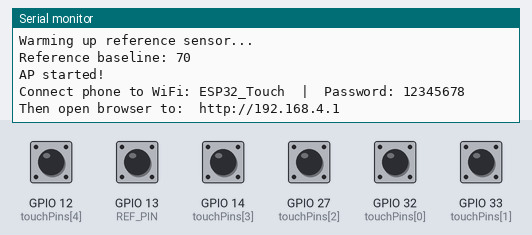
The sketch below on a simulated ESP32. On the bench: the last lines printed to the serial monitor. The inputs (shaded band) are chosen by the test bench; at power-on: GPIO 12 (touchPins[4]), GPIO 13 (REF_PIN), GPIO 14 (touchPins[3]), GPIO 27 (touchPins[2]), GPIO 32 (touchPins[0]), GPIO 33 (touchPins[1]) HIGH.

Above: at 3.2 s.
3.3 s: GPIO 12 (touchPins[4]) pulled LOW for 1 s
At 5.4 s:
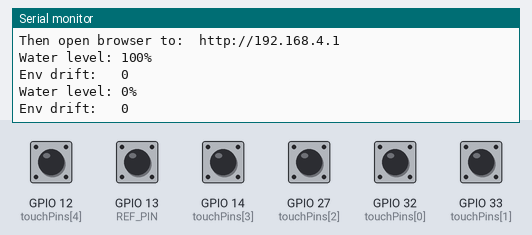
5.8 s: GPIO 14 (touchPins[3]) pulled LOW for 1 s
At 6.9 s:
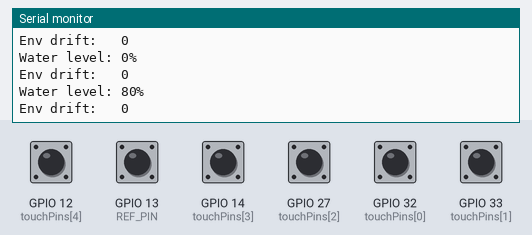
8.3 s: GPIO 27 (touchPins[2]) pulled LOW for 1 s
At 9.5 s:
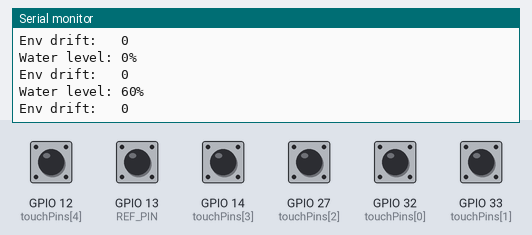
10.8 s: GPIO 32 (touchPins[0]) pulled LOW for 1 s
At 12.0 s:
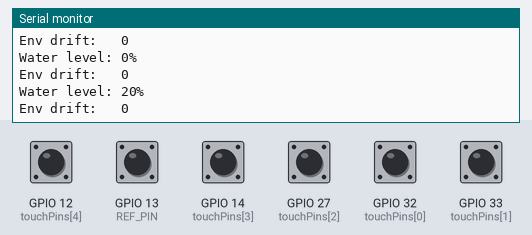
13.3 s: GPIO 33 (touchPins[1]) pulled LOW for 1 s
At 14.4 s:
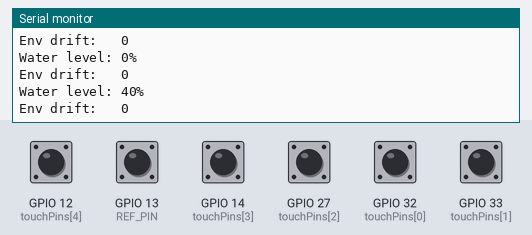
Timing chart, 0 to 16.3 s (numbered marks = the images above; inputs shaded):
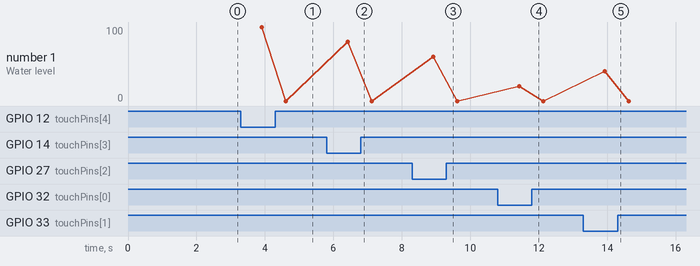

Measured:
- after the input at 3.3 s, the serial monitor: prints a new line after 0.61 s (image 1)
- after the input at 5.8 s, the serial monitor: prints a new line after 0.62 s (image 2)
- after the input at 8.3 s, the serial monitor: prints a new line after 0.62 s (image 3)
- after the input at 10.8 s, the serial monitor: prints a new line after 0.63 s (image 4)
- after the input at 13.3 s, the serial monitor: prints a new line after 0.63 s (image 5)

The sketch:

water_level_sensor.ino
```cpp
// ─── Water Level Monitor — Reference Corrected + Temporal Filter ─────────────

#include <WiFi.h>
#include <WebServer.h>

// ── Water sensor pins (low → high) ──
const int NUM_PINS             = 5;
const int touchPins[NUM_PINS]  = {32, 33, 27, 14, 12};
const int levels[NUM_PINS]     = {20, 40, 60, 80, 100};

// ── Reference pin (never touches water) ──
const int REF_PIN              = 13;   // GPIO13 (T4) — mount above 100% mark
int       refBaseline          = 0;    // set during first loop cycles

// ── Temporal filter settings ──
const int BUFFER_SIZE          = 10;   // readings kept per pin
const int CONFIRM_THRESHOLD    = 7;    // out of BUFFER_SIZE, how many must agree

// ── Paste your thresholds from calibration here ──
int thresholds[NUM_PINS] = {50, 50, 50, 50, 50};  // <-- replace
// ─────────────────────────────────────────────────────────────────────────────

const char* ssid     = "ESP32_Touch";
const char* password = "12345678";

WebServer server(80);
WiFiClient sseClient;
bool clientConnected  = false;
int  currentLevel     = 0;

// ── Circular buffers ─────────────────────────────────────────────────────────
int  readingBuffer[NUM_PINS][BUFFER_SIZE];
int  bufferIndex[NUM_PINS];
bool bufferFull[NUM_PINS];

void initBuffers() {
  for (int i = 0; i < NUM_PINS; i++) {
    bufferIndex[i] = 0;
    bufferFull[i]  = false;
    for (int j = 0; j < BUFFER_SIZE; j++) readingBuffer[i][j] = 9999;
  }
}

// Push new reading into circular buffer
void pushReading(int pin, int val) {
  readingBuffer[pin][bufferIndex[pin]] = val;
  bufferIndex[pin] = (bufferIndex[pin] + 1) % BUFFER_SIZE;
  if (bufferIndex[pin] == 0) bufferFull[pin] = true;
}

// Returns true if majority of buffer readings say "wet"
bool isPinWet(int pinIdx) {
  int count   = 0;
  int samples = bufferFull[pinIdx] ? BUFFER_SIZE : bufferIndex[pinIdx];
  if (samples == 0) return false;
  for (int j = 0; j < samples; j++) {
    if (readingBuffer[pinIdx][j] < thresholds[pinIdx]) count++;
  }
  return count >= CONFIRM_THRESHOLD;
}

// ── Reference correction ──────────────────────────────────────────────────────
// Returns how much the environment has drifted from calibration baseline.
// Since touch values DROP when capacitance increases, a negative drift means
// the environment is adding capacitance — we add it back to each threshold.
int getRefDrift() {
  if (refBaseline == 0) return 0; // not calibrated yet
  int refNow = touchRead(REF_PIN);
  return refBaseline - refNow;    // positive = env raised capacitance (readings dropped)
}

// ── SSE ───────────────────────────────────────────────────────────────────────
void sendSSE(String msg) {
  if (clientConnected && sseClient.connected()) {
    sseClient.print("data: " + msg + "\n\n");
  }
}

// ── HTML page ─────────────────────────────────────────────────────────────────
const char htmlPage[] PROGMEM = R"rawliteral(
<!DOCTYPE html>
<html>
<head>
  <meta name="viewport" content="width=device-width, initial-scale=1">
  <title>Water Level</title>
  <style>
    * { box-sizing: border-box; margin: 0; padding: 0; }
    body {
      font-family: sans-serif;
      background: #0a1628;
      color: #eee;
      min-height: 100vh;
      display: flex;
      flex-direction: column;
      align-items: center;
      padding: 30px 16px;
    }
    h1 { color: #4fc3f7; font-size: 1.4em; margin-bottom: 4px; letter-spacing: 1px; }
    #status { font-size: 0.8em; color: #555; margin-bottom: 30px; }
    #pct-label {
      font-size: 3em;
      font-weight: bold;
      color: #4fc3f7;
      margin-bottom: 6px;
      transition: all 0.6s;
    }
    #level-text { font-size: 1em; color: #aaa; margin-bottom: 6px; }
    #drift-label { font-size: 0.75em; color: #666; margin-bottom: 20px; }
    .vessel-wrap { position: relative; width: 160px; }
    .vessel-top {
      width: 160px; height: 30px;
      border-radius: 50%;
      border: 4px solid #4fc3f7;
      background: transparent;
      position: relative; z-index: 3;
    }
    .vessel-body {
      width: 160px; height: 320px;
      border-left: 4px solid #4fc3f7;
      border-right: 4px solid #4fc3f7;
      border-bottom: 4px solid #4fc3f7;
      border-radius: 0 0 16px 16px;
      overflow: hidden;
      position: relative;
      background: #0d1f3c;
    }
    #water-fill {
      position: absolute;
      bottom: 0; left: 0; right: 0;
      height: 0%;
      background: linear-gradient(180deg, #29b6f6 0%, #0277bd 100%);
      transition: height 1s cubic-bezier(0.4, 0, 0.2, 1);
      border-radius: 0 0 12px 12px;
    }
    #water-fill::before {
      content: '';
      position: absolute;
      top: -6px; left: -10px; right: -10px;
      height: 12px;
      background: rgba(144, 202, 249, 0.5);
      border-radius: 50%;
      animation: wave 2s ease-in-out infinite alternate;
    }
    @keyframes wave {
      from { transform: scaleX(1.0) translateY(0px); }
      to   { transform: scaleX(1.05) translateY(3px); }
    }
    .tick {
      position: absolute;
      right: -36px;
      display: flex; align-items: center;
      font-size: 0.7em; color: #4fc3f7;
    }
    .tick::before {
      content: ''; display: block;
      width: 10px; height: 2px;
      background: #4fc3f7; margin-right: 4px;
    }
    .vessel-bottom {
      width: 160px; height: 30px;
      border-radius: 50%;
      border: 4px solid #4fc3f7;
      background: #0a1628;
      margin-top: -15px;
      position: relative; z-index: 3;
    }
    .sensor-row {
      display: flex; gap: 10px;
      margin-top: 30px;
      flex-wrap: wrap; justify-content: center;
    }
    .sensor-dot {
      display: flex; flex-direction: column;
      align-items: center; gap: 5px;
      font-size: 0.75em; color: #555;
    }
    .dot {
      width: 14px; height: 14px;
      border-radius: 50%;
      background: #222; border: 2px solid #333;
      transition: all 0.3s;
    }
    .dot.active {
      background: #29b6f6; border-color: #29b6f6;
      box-shadow: 0 0 8px #29b6f6;
    }
    /* reference indicator */
    #ref-box {
      margin-top: 20px;
      background: #111e30;
      border: 1px solid #1e3a5f;
      border-radius: 8px;
      padding: 10px 18px;
      font-size: 0.8em;
      color: #607d8b;
      text-align: center;
    }
    #ref-box span { color: #4fc3f7; font-weight: bold; }
  </style>
</head>
<body>
  <h1>Water Level Monitor</h1>
  <div id="status">Connecting...</div>
  <div id="pct-label">0%</div>
  <div id="level-text">Empty</div>
  <div id="drift-label">Env drift: <span id="drift-val">--</span></div>

  <div class="vessel-wrap">
    <div class="vessel-top"></div>
    <div class="vessel-body">
      <div class="tick" style="bottom: 80%;">100%</div>
      <div class="tick" style="bottom: 60%;">80%</div>
      <div class="tick" style="bottom: 40%;">60%</div>
      <div class="tick" style="bottom: 20%;">40%</div>
      <div class="tick" style="bottom:  5%;">20%</div>
      <div id="water-fill"></div>
    </div>
    <div class="vessel-bottom"></div>
  </div>

  <div class="sensor-row">
    <div class="sensor-dot"><div class="dot" id="dot-20"></div>20%</div>
    <div class="sensor-dot"><div class="dot" id="dot-40"></div>40%</div>
    <div class="sensor-dot"><div class="dot" id="dot-60"></div>60%</div>
    <div class="sensor-dot"><div class="dot" id="dot-80"></div>80%</div>
    <div class="sensor-dot"><div class="dot" id="dot-100"></div>100%</div>
  </div>

  <div id="ref-box">
    Reference sensor drift: <span id="ref-drift">--</span>
    &nbsp;|&nbsp; Raw ref: <span id="ref-raw">--</span>
  </div>

  <script>
    const levelTexts = {
      0: "Empty", 20: "Very Low", 40: "Low",
      60: "Half Full", 80: "Almost Full", 100: "Full!"
    };

    function updateUI(data) {
      const level = data.level;
      const drift = data.drift;
      const refRaw = data.ref;

      document.getElementById("water-fill").style.height = level + "%";
      document.getElementById("pct-label").textContent   = level + "%";
      document.getElementById("level-text").textContent  = levelTexts[level] || level + "%";
      document.getElementById("drift-val").textContent   = drift;
      document.getElementById("ref-drift").textContent   = (drift >= 0 ? "+" : "") + drift;
      document.getElementById("ref-raw").textContent     = refRaw;

      [20, 40, 60, 80, 100].forEach(l => {
        const dot = document.getElementById("dot-" + l);
        if (dot) dot.classList.toggle("active", l <= level && level > 0);
      });
    }

    const evtSource = new EventSource("/events");
    evtSource.onopen  = () => document.getElementById("status").textContent = "Connected to ESP32";
    evtSource.onerror = () => document.getElementById("status").textContent = "Disconnected — refresh to reconnect";

    evtSource.onmessage = (event) => {
      try {
        const data = JSON.parse(event.data);
        updateUI(data);
      } catch(e) {}
    };
  </script>
</body>
</html>
)rawliteral";

void handleRoot()   { server.send_P(200, "text/html", htmlPage); }

void handleEvents() {
  sseClient = server.client();
  clientConnected = true;
  sseClient.print("HTTP/1.1 200 OK\r\n");
  sseClient.print("Content-Type: text/event-stream\r\n");
  sseClient.print("Cache-Control: no-cache\r\n");
  sseClient.print("Connection: keep-alive\r\n\r\n");
  sseClient.flush();
  // push current state immediately
  String payload = "{\"level\":" + String(currentLevel) +
                   ",\"drift\":" + String(getRefDrift()) +
                   ",\"ref\":"   + String(touchRead(REF_PIN)) + "}";
  sseClient.print("data: " + payload + "\n\n");
}

void setup() {
  Serial.begin(115200);
  delay(1000);

  initBuffers();

  // Warm up reference baseline over 20 samples
  Serial.println("Warming up reference sensor...");
  long refSum = 0;
  for (int i = 0; i < 20; i++) { refSum += touchRead(REF_PIN); delay(50); }
  refBaseline = (int)(refSum / 20);
  Serial.print("Reference baseline: ");
  Serial.println(refBaseline);

  WiFi.softAP(ssid, password);
  Serial.println("AP started!");
  Serial.println("Connect phone to WiFi: ESP32_Touch  |  Password: 12345678");
  Serial.println("Then open browser to:  http://192.168.4.1");

  server.on("/",       handleRoot);
  server.on("/events", handleEvents);
  server.begin();
}

void loop() {
  server.handleClient();

  int drift = getRefDrift();

  // Apply drift correction to thresholds and push readings into buffer
  for (int i = 0; i < NUM_PINS; i++) {
    int correctedThreshold = thresholds[i] - drift; // compensate env shift
    int rawVal = touchRead(touchPins[i]);
    // Store corrected comparison result as binary in buffer
    pushReading(i, rawVal + drift); // normalize reading back to calibration baseline
  }

  // Determine highest confirmed wet level
  int detectedLevel = 0;
  for (int i = 0; i < NUM_PINS; i++) {
    if (isPinWet(i)) detectedLevel = levels[i];
  }

  if (detectedLevel != currentLevel) {
    currentLevel = detectedLevel;
    Serial.print("Water level: "); Serial.print(currentLevel); Serial.println("%");
    Serial.print("Env drift:   "); Serial.println(drift);
  }

  // Send SSE update every 500ms regardless (keeps drift display fresh on phone)
  static unsigned long lastSend = 0;
  if (millis() - lastSend > 500) {
    String payload = "{\"level\":" + String(currentLevel) +
                     ",\"drift\":" + String(drift) +
                     ",\"ref\":"   + String(touchRead(REF_PIN)) + "}";
    sendSSE(payload);
    lastSend = millis();
  }

  delay(100); // 10 readings/sec into buffer
}
```
